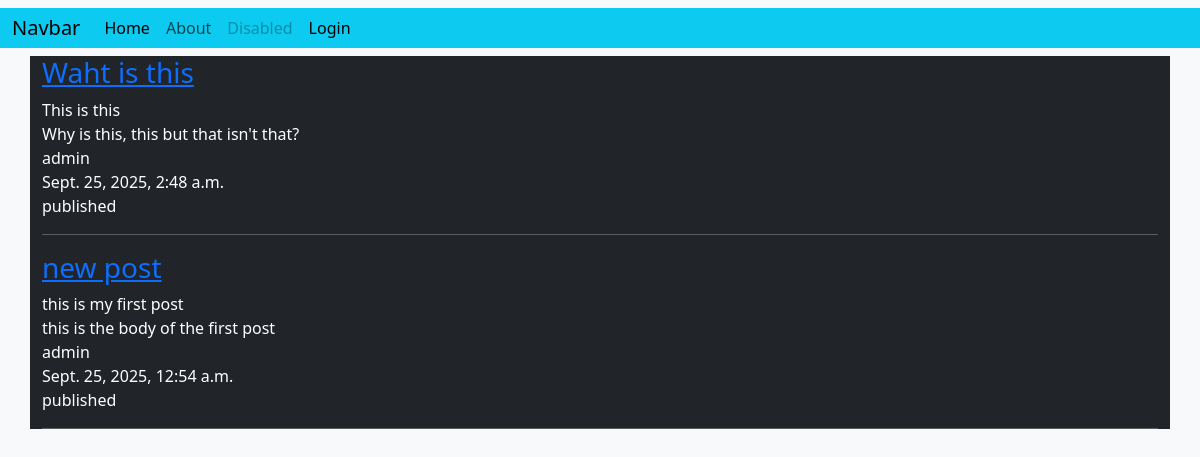
The app's page /posts/list/ with its own data.
### posts/models.py (models this page shows, shortened)
class Post(models.Model):
    title = models.CharField(max_length=128)
    subtitle = models.CharField(max_length=256)
    body = models.TextField()
    author = models.ForeignKey(
        get_user_model(),
        on_delete=models.CASCADE
    )
    created_on = models.DateTimeField(auto_now_add=True)
    status = models.ForeignKey(
        Status,
        on_delete=models.CASCADE
    )
    def __str__(self):
        return self.title

class Status(models.Model):
    name = models.CharField(max_length=128, unique=True)
    description = models.CharField(max_length=256, help_text="Write a description abou the status")
    def __str__(self):
        return self.name

### posts/views.py (the view)
# urls.py: path('list/', PostListView.as_view(), name='posts'),
class PostListView(ListView):
    template_name = "posts/list.html"
    model = Post
    context_object_name = "post_list"
    status = Status.objects.get(name="published")
    queryset = Post.objects.filter(status=status).order_by("created_on").reverse()
    def get_context_data(self, **kwargs):
        context = super().get_context_data(**kwargs)
        print(context)
        return context

### templates/posts/list.html (shortened to what this page needs)
{% extends 'base.html' %}
{% load static %}
{% block content %}
    <div class="bg-dark text-white container">
        {% for item in post_list %}
        <div class="h3"><a href="{% url 'post_detail' item.id %}">{{ item.title }}</a></div>
        <div>{{ item.subtitle }} </div>
        <div>{{ item.body }} </div>
        <div>{{ item.author }} </div>
        <div>{{ item.created_on }} </div>
        <div>{{ item.status }} </div>
        <hr />
        {% endfor %}
    </div>
{% endblock content %}

### templates/base.html (shortened to what this page needs)
<!DOCTYPE html>
<html lang="en">
<head>
     <link href="https://cdn.jsdelivr.net/npm/bootstrap@5.3.8/dist/css/bootstrap.min.css" rel="stylesheet">
     <link href="../static/css/home.css" rel="stylesheet">
</head>
<body class="bg-light">
{% include 'navbar.html' %}
    <div>{% block content %}{% endblock content %}</div>
</body>
</html>

### templates/navbar.html (shortened to what this page needs)
<nav class="navbar navbar-expand-lg bg-body-tertiary">
  <div class="container-fluid bg-info">
    <a class="navbar-brand" href="{% url 'home' %}">Navbar</a>
    <div class="collapse navbar-collapse" id="navbarSupportedContent">
      <ul class="navbar-nav me-auto mb-2 mb-lg-0">
        <li class="nav-item">
          <a class="nav-link active" aria-current="page" href="{% url 'home' %}">Home</a>
        </li>
        <li class="nav-item">
          <a class="nav-link" href="{% url 'about' %}">About</a>
        </li>
        <li class="nav-item">
          <a class="nav-link disabled" aria-disabled="true">Disabled</a>
        </li>
              {% if not user.is_authenticated %}
        <form method="post" action="{% url 'login' %}">
        <input type="submit" value="Login" class="nav-link active">
      {% endif %}
      </ul>
    </div>
  </div>
</nav>

### static/css/home.css (style rules this page uses)
body { background-color: rgb(205, 230, 253); }
.container { background-color: rgb(185, 239, 239); }

### records on screen
Post: title "Waht is this", subtitle "This is this", body "Why is this, this but that isn't that?", author "admin", created_on "Sept. 25, 2025, 2:48 a.m.", status "published"
Post: title "new post", subtitle "this is my first post", body "this is the body of the first post", author "admin", created_on "Sept. 25, 2025, 12:54 a.m.", status "published"
